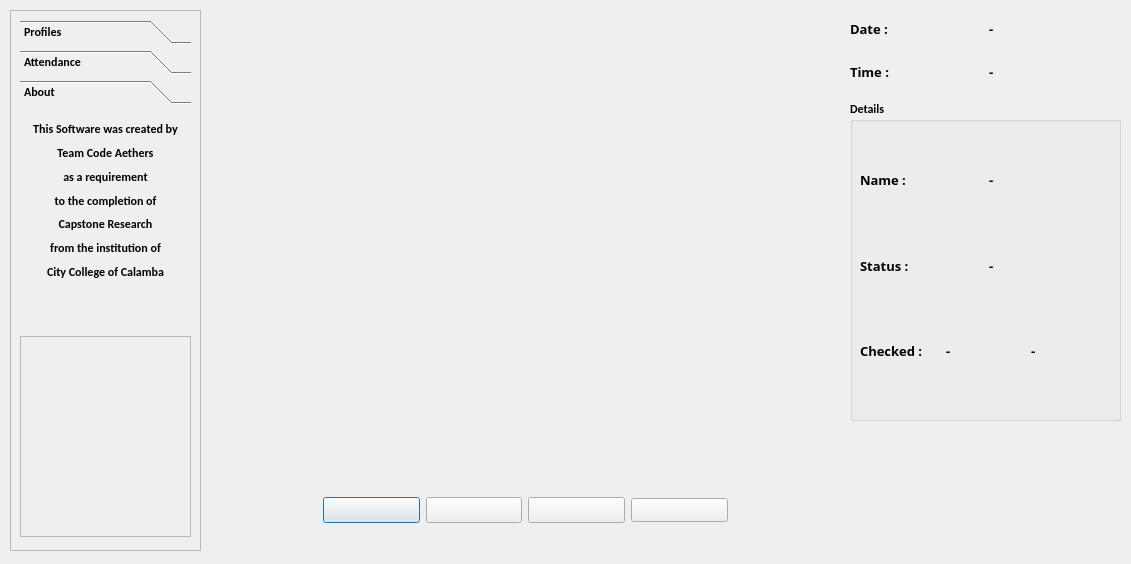
<?xml version="1.0" encoding="UTF-8"?>
<ui version="4.0">
 <class>OutputDialog</class>
 <widget class="QDialog" name="OutputDialog">
  <property name="geometry">
   <rect>
    <x>0</x>
    <y>0</y>
    <width>1131</width>
    <height>564</height>
   </rect>
  </property>
  <property name="minimumSize">
   <size>
    <width>0</width>
    <height>0</height>
   </size>
  </property>
  <property name="maximumSize">
   <size>
    <width>1920</width>
    <height>1080</height>
   </size>
  </property>
  <property name="font">
   <font>
    <family>Calibri</family>
    <weight>75</weight>
    <bold>true</bold>
   </font>
  </property>
  <property name="windowTitle">
   <string>Facial Recognition</string>
  </property>
  <property name="windowIcon">
   <iconset>
    <normaloff>icon1.png</normaloff>icon1.png</iconset>
  </property>
  <property name="styleSheet">
   <string notr="true"/>
  </property>
  <widget class="QLabel" name="imgLabel">
   <property name="geometry">
    <rect>
     <x>220</x>
     <y>10</y>
     <width>611</width>
     <height>451</height>
    </rect>
   </property>
   <property name="maximumSize">
    <size>
     <width>640</width>
     <height>480</height>
    </size>
   </property>
   <property name="text">
    <string/>
   </property>
  </widget>
  <widget class="QWidget" name="horizontalLayoutWidget">
   <property name="geometry">
    <rect>
     <x>220</x>
     <y>470</y>
     <width>611</width>
     <height>80</height>
    </rect>
   </property>
   <layout class="QHBoxLayout" name="Buttons">
    <item>
     <widget class="QLabel" name="label">
      <property name="text">
       <string/>
      </property>
     </widget>
    </item>
    <item>
     <widget class="QPushButton" name="ClockInButton">
      <property name="sizePolicy">
       <sizepolicy hsizetype="Minimum" vsizetype="Fixed">
        <horstretch>0</horstretch>
        <verstretch>0</verstretch>
       </sizepolicy>
      </property>
      <property name="minimumSize">
       <size>
        <width>0</width>
        <height>0</height>
       </size>
      </property>
      <property name="baseSize">
       <size>
        <width>0</width>
        <height>0</height>
       </size>
      </property>
      <property name="font">
       <font>
        <family>Arial Black</family>
        <pointsize>10</pointsize>
       </font>
      </property>
      <property name="text">
       <string/>
      </property>
      <property name="icon">
       <iconset>
        <normaloff>Icons/book-download.png</normaloff>Icons/book-download.png</iconset>
      </property>
      <property name="iconSize">
       <size>
        <width>20</width>
        <height>20</height>
       </size>
      </property>
      <property name="checkable">
       <bool>true</bool>
      </property>
     </widget>
    </item>
    <item>
     <widget class="QPushButton" name="ClockOutButton">
      <property name="font">
       <font>
        <family>Arial Black</family>
        <pointsize>10</pointsize>
       </font>
      </property>
      <property name="text">
       <string/>
      </property>
      <property name="icon">
       <iconset>
        <normaloff>Icons/book-upload.png</normaloff>Icons/book-upload.png</iconset>
      </property>
      <property name="iconSize">
       <size>
        <width>20</width>
        <height>20</height>
       </size>
      </property>
      <property name="checkable">
       <bool>true</bool>
      </property>
     </widget>
    </item>
    <item>
     <widget class="QPushButton" name="Capture">
      <property name="font">
       <font>
        <family>Arial Black</family>
        <pointsize>10</pointsize>
        <weight>50</weight>
        <bold>false</bold>
       </font>
      </property>
      <property name="text">
       <string/>
      </property>
      <property name="icon">
       <iconset>
        <normaloff>Icons/aperture.png</normaloff>Icons/aperture.png</iconset>
      </property>
      <property name="iconSize">
       <size>
        <width>20</width>
        <height>20</height>
       </size>
      </property>
     </widget>
    </item>
    <item>
     <widget class="QPushButton" name="Switch">
      <property name="text">
       <string/>
      </property>
      <property name="icon">
       <iconset>
        <normaloff>Icons/power.png</normaloff>Icons/power.png</iconset>
      </property>
      <property name="iconSize">
       <size>
        <width>20</width>
        <height>20</height>
       </size>
      </property>
     </widget>
    </item>
    <item>
     <widget class="QLabel" name="label_2">
      <property name="text">
       <string/>
      </property>
     </widget>
    </item>
   </layout>
  </widget>
  <widget class="QWidget" name="gridLayoutWidget">
   <property name="geometry">
    <rect>
     <x>850</x>
     <y>10</y>
     <width>271</width>
     <height>80</height>
    </rect>
   </property>
   <layout class="QGridLayout" name="DateTimeBox">
    <item row="0" column="0">
     <layout class="QHBoxLayout" name="horizontalLayout_2">
      <item>
       <widget class="QLabel" name="Date">
        <property name="font">
         <font>
          <family>Arial Black</family>
          <pointsize>10</pointsize>
         </font>
        </property>
        <property name="text">
         <string>Date :</string>
        </property>
       </widget>
      </item>
      <item>
       <widget class="QLabel" name="Date_label">
        <property name="font">
         <font>
          <family>Arial Black</family>
          <pointsize>10</pointsize>
         </font>
        </property>
        <property name="text">
         <string>-</string>
        </property>
       </widget>
      </item>
     </layout>
    </item>
    <item row="1" column="0">
     <layout class="QHBoxLayout" name="horizontalLayout_3">
      <item>
       <widget class="QLabel" name="Time">
        <property name="font">
         <font>
          <family>Arial Black</family>
          <pointsize>10</pointsize>
         </font>
        </property>
        <property name="text">
         <string>Time :</string>
        </property>
       </widget>
      </item>
      <item>
       <widget class="QLabel" name="Time_label">
        <property name="font">
         <font>
          <family>Arial Black</family>
          <pointsize>10</pointsize>
         </font>
        </property>
        <property name="text">
         <string>-</string>
        </property>
       </widget>
      </item>
     </layout>
    </item>
   </layout>
  </widget>
  <widget class="QGroupBox" name="Details">
   <property name="geometry">
    <rect>
     <x>850</x>
     <y>100</y>
     <width>271</width>
     <height>321</height>
    </rect>
   </property>
   <property name="title">
    <string>Details</string>
   </property>
   <widget class="QWidget" name="gridLayoutWidget_2">
    <property name="geometry">
     <rect>
      <x>10</x>
      <y>40</y>
      <width>251</width>
      <height>251</height>
     </rect>
    </property>
    <layout class="QGridLayout" name="gridLayout_2">
     <item row="0" column="0">
      <layout class="QHBoxLayout" name="horizontalLayout_4">
       <item>
        <widget class="QLabel" name="Name">
         <property name="font">
          <font>
           <family>Arial Black</family>
           <pointsize>10</pointsize>
          </font>
         </property>
         <property name="text">
          <string>Name :</string>
         </property>
        </widget>
       </item>
       <item>
        <widget class="QLabel" name="NameLabel">
         <property name="font">
          <font>
           <family>Arial Black</family>
           <pointsize>10</pointsize>
          </font>
         </property>
         <property name="text">
          <string>-</string>
         </property>
        </widget>
       </item>
      </layout>
     </item>
     <item row="1" column="0">
      <layout class="QHBoxLayout" name="horizontalLayout_5">
       <item>
        <widget class="QLabel" name="Status">
         <property name="font">
          <font>
           <family>Arial Black</family>
           <pointsize>10</pointsize>
          </font>
         </property>
         <property name="text">
          <string>Status :</string>
         </property>
        </widget>
       </item>
       <item>
        <widget class="QLabel" name="StatusLabel">
         <property name="font">
          <font>
           <family>Arial Black</family>
           <pointsize>10</pointsize>
          </font>
         </property>
         <property name="text">
          <string>-</string>
         </property>
        </widget>
       </item>
      </layout>
     </item>
     <item row="2" column="0">
      <layout class="QHBoxLayout" name="horizontalLayout_8">
       <item>
        <widget class="QLabel" name="Checked">
         <property name="font">
          <font>
           <family>Arial Black</family>
           <pointsize>10</pointsize>
          </font>
         </property>
         <property name="text">
          <string>Checked :</string>
         </property>
        </widget>
       </item>
       <item>
        <widget class="QLabel" name="HoursLabel">
         <property name="font">
          <font>
           <family>Arial Black</family>
           <pointsize>10</pointsize>
          </font>
         </property>
         <property name="text">
          <string>-</string>
         </property>
        </widget>
       </item>
       <item>
        <widget class="QLabel" name="MinLabel">
         <property name="font">
          <font>
           <family>Arial Black</family>
           <pointsize>10</pointsize>
          </font>
         </property>
         <property name="text">
          <string>-</string>
         </property>
        </widget>
       </item>
      </layout>
     </item>
    </layout>
   </widget>
  </widget>
  <widget class="QFrame" name="SlideMenu">
   <property name="geometry">
    <rect>
     <x>10</x>
     <y>10</y>
     <width>191</width>
     <height>541</height>
    </rect>
   </property>
   <property name="frameShape">
    <enum>QFrame::StyledPanel</enum>
   </property>
   <property name="frameShadow">
    <enum>QFrame::Raised</enum>
   </property>
   <widget class="QFrame" name="frame">
    <property name="geometry">
     <rect>
      <x>10</x>
      <y>326</y>
      <width>171</width>
      <height>201</height>
     </rect>
    </property>
    <property name="frameShape">
     <enum>QFrame::StyledPanel</enum>
    </property>
    <property name="frameShadow">
     <enum>QFrame::Raised</enum>
    </property>
   </widget>
   <widget class="QToolBox" name="SideMenuBox">
    <property name="geometry">
     <rect>
      <x>10</x>
      <y>10</y>
      <width>171</width>
      <height>301</height>
     </rect>
    </property>
    <property name="currentIndex">
     <number>2</number>
    </property>
    <widget class="QWidget" name="page">
     <property name="geometry">
      <rect>
       <x>0</x>
       <y>0</y>
       <width>171</width>
       <height>211</height>
      </rect>
     </property>
     <attribute name="icon">
      <iconset>
       <normaloff>Icons/id.png</normaloff>Icons/id.png</iconset>
     </attribute>
     <attribute name="label">
      <string>Profiles</string>
     </attribute>
     <widget class="QWidget" name="gridLayoutWidget_3">
      <property name="geometry">
       <rect>
        <x>0</x>
        <y>0</y>
        <width>171</width>
        <height>181</height>
       </rect>
      </property>
      <layout class="QGridLayout" name="gridLayout">
       <item row="5" column="1">
        <spacer name="verticalSpacer">
         <property name="orientation">
          <enum>Qt::Vertical</enum>
         </property>
         <property name="sizeHint" stdset="0">
          <size>
           <width>20</width>
           <height>40</height>
          </size>
         </property>
        </spacer>
       </item>
       <item row="2" column="1">
        <widget class="QPushButton" name="Student">
         <property name="text">
          <string>Student</string>
         </property>
         <property name="icon">
          <iconset>
           <normaloff>Icons/school.png</normaloff>Icons/school.png</iconset>
         </property>
        </widget>
       </item>
       <item row="0" column="1">
        <spacer name="verticalSpacer_2">
         <property name="orientation">
          <enum>Qt::Vertical</enum>
         </property>
         <property name="sizeHint" stdset="0">
          <size>
           <width>20</width>
           <height>40</height>
          </size>
         </property>
        </spacer>
       </item>
       <item row="2" column="0">
        <spacer name="horizontalSpacer">
         <property name="orientation">
          <enum>Qt::Horizontal</enum>
         </property>
         <property name="sizeHint" stdset="0">
          <size>
           <width>40</width>
           <height>20</height>
          </size>
         </property>
        </spacer>
       </item>
       <item row="2" column="2">
        <spacer name="horizontalSpacer_2">
         <property name="orientation">
          <enum>Qt::Horizontal</enum>
         </property>
         <property name="sizeHint" stdset="0">
          <size>
           <width>40</width>
           <height>20</height>
          </size>
         </property>
        </spacer>
       </item>
      </layout>
     </widget>
    </widget>
    <widget class="QWidget" name="page_2">
     <property name="geometry">
      <rect>
       <x>0</x>
       <y>0</y>
       <width>171</width>
       <height>211</height>
      </rect>
     </property>
     <attribute name="icon">
      <iconset>
       <normaloff>Icons/clipboard-text.png</normaloff>Icons/clipboard-text.png</iconset>
     </attribute>
     <attribute name="label">
      <string>Attendance</string>
     </attribute>
     <widget class="QWidget" name="gridLayoutWidget_4">
      <property name="geometry">
       <rect>
        <x>0</x>
        <y>0</y>
        <width>171</width>
        <height>181</height>
       </rect>
      </property>
      <layout class="QGridLayout" name="gridLayout_3">
       <item row="0" column="0">
        <spacer name="horizontalSpacer_3">
         <property name="orientation">
          <enum>Qt::Horizontal</enum>
         </property>
         <property name="sizeHint" stdset="0">
          <size>
           <width>40</width>
           <height>20</height>
          </size>
         </property>
        </spacer>
       </item>
       <item row="0" column="2">
        <spacer name="horizontalSpacer_4">
         <property name="orientation">
          <enum>Qt::Horizontal</enum>
         </property>
         <property name="sizeHint" stdset="0">
          <size>
           <width>40</width>
           <height>20</height>
          </size>
         </property>
        </spacer>
       </item>
       <item row="0" column="1">
        <widget class="QPushButton" name="viewbtn">
         <property name="text">
          <string>View</string>
         </property>
         <property name="checkable">
          <bool>false</bool>
         </property>
        </widget>
       </item>
      </layout>
     </widget>
    </widget>
    <widget class="QWidget" name="page_4">
     <property name="geometry">
      <rect>
       <x>0</x>
       <y>0</y>
       <width>171</width>
       <height>211</height>
      </rect>
     </property>
     <attribute name="icon">
      <iconset>
       <normaloff>Icons/help.png</normaloff>Icons/help.png</iconset>
     </attribute>
     <attribute name="label">
      <string>About</string>
     </attribute>
     <widget class="QWidget" name="verticalLayoutWidget">
      <property name="geometry">
       <rect>
        <x>0</x>
        <y>10</y>
        <width>171</width>
        <height>161</height>
       </rect>
      </property>
      <layout class="QVBoxLayout" name="verticalLayout">
       <item>
        <widget class="QLabel" name="label_3">
         <property name="text">
          <string>This Software was created by</string>
         </property>
         <property name="alignment">
          <set>Qt::AlignCenter</set>
         </property>
        </widget>
       </item>
       <item>
        <widget class="QLabel" name="label_5">
         <property name="text">
          <string>Team Code Aethers</string>
         </property>
         <property name="alignment">
          <set>Qt::AlignCenter</set>
         </property>
        </widget>
       </item>
       <item>
        <widget class="QLabel" name="label_6">
         <property name="text">
          <string>as a requirement</string>
         </property>
         <property name="alignment">
          <set>Qt::AlignCenter</set>
         </property>
        </widget>
       </item>
       <item>
        <widget class="QLabel" name="label_4">
         <property name="text">
          <string>to the completion of</string>
         </property>
         <property name="alignment">
          <set>Qt::AlignCenter</set>
         </property>
        </widget>
       </item>
       <item>
        <widget class="QLabel" name="label_7">
         <property name="text">
          <string>Capstone Research</string>
         </property>
         <property name="alignment">
          <set>Qt::AlignCenter</set>
         </property>
        </widget>
       </item>
       <item>
        <widget class="QLabel" name="label_8">
         <property name="text">
          <string>from the institution of</string>
         </property>
         <property name="alignment">
          <set>Qt::AlignCenter</set>
         </property>
        </widget>
       </item>
       <item>
        <widget class="QLabel" name="label_9">
         <property name="text">
          <string>City College of Calamba</string>
         </property>
         <property name="alignment">
          <set>Qt::AlignCenter</set>
         </property>
        </widget>
       </item>
      </layout>
     </widget>
    </widget>
   </widget>
  </widget>
 </widget>
 <resources>
  <include location="resource.qrc"/>
 </resources>
 <connections/>
</ui>
